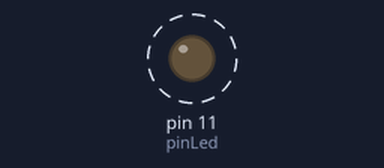
Bench run of a sketch on a simulated Arduino Uno, built with avr-gcc and run on an emulated ATmega328P. On the bench: output pins drawn as LEDs (lit = HIGH). Dashed ring = blinking.

Above: at 0.2 s.
Timing chart, 0 to 3.0 s (numbered marks = the images above):
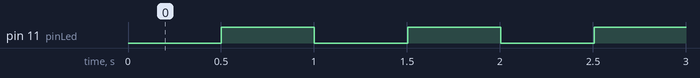

The sketch:

A2.ino
```cpp
const int pinLed = 11;
void setup() {

  pinMode(pinLed,OUTPUT);

}

void myDelay(int T){
  int now=millis();
  while(millis()<=now+T);
}

void loop() {
  myDelay(500);
  digitalWrite(pinLed,HIGH);
  myDelay(500);
  digitalWrite(pinLed,LOW);


}
```

Measured:
- by itself, pin 11 (pinLed): alternates HIGH for 0.50 s and LOW for 0.50 s, 65 changes in all, then stays HIGH
